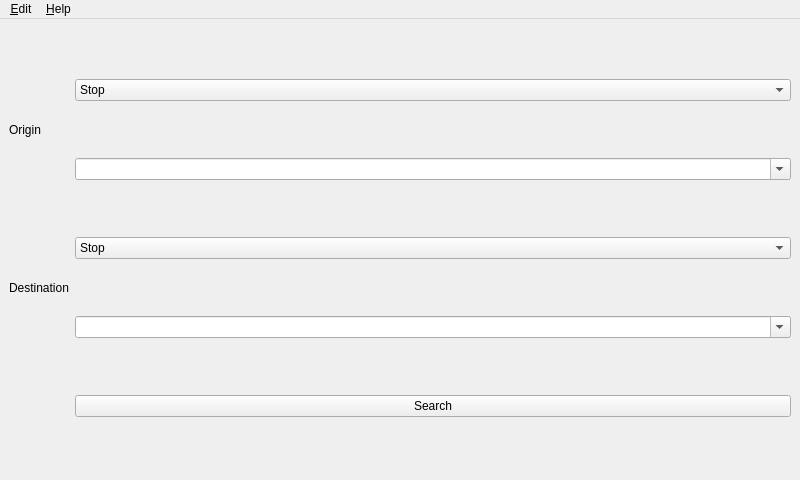
<?xml version="1.0" encoding="UTF-8"?>
<ui version="4.0">
 <class>MainWindow</class>
 <widget class="QMainWindow" name="MainWindow">
  <property name="geometry">
   <rect>
    <x>0</x>
    <y>0</y>
    <width>800</width>
    <height>480</height>
   </rect>
  </property>
  <property name="windowTitle">
   <string>gotoVienna</string>
  </property>
  <widget class="QWidget" name="centralwidget">
   <property name="sizePolicy">
    <sizepolicy hsizetype="Maximum" vsizetype="Maximum">
     <horstretch>0</horstretch>
     <verstretch>0</verstretch>
    </sizepolicy>
   </property>
   <layout class="QGridLayout" name="gridLayout_3">
    <item row="5" column="1">
     <widget class="QPushButton" name="btnSearch">
      <property name="sizePolicy">
       <sizepolicy hsizetype="Expanding" vsizetype="Fixed">
        <horstretch>0</horstretch>
        <verstretch>0</verstretch>
       </sizepolicy>
      </property>
      <property name="text">
       <string>Search</string>
      </property>
     </widget>
    </item>
    <item row="3" column="1">
     <widget class="QComboBox" name="comboDestination">
      <item>
       <property name="text">
        <string>Stop</string>
       </property>
      </item>
      <item>
       <property name="text">
        <string>Address</string>
       </property>
      </item>
      <item>
       <property name="text">
        <string>POI</string>
       </property>
      </item>
     </widget>
    </item>
    <item row="1" column="0" rowspan="2">
     <widget class="QLabel" name="label">
      <property name="sizePolicy">
       <sizepolicy hsizetype="Minimum" vsizetype="Preferred">
        <horstretch>0</horstretch>
        <verstretch>0</verstretch>
       </sizepolicy>
      </property>
      <property name="text">
       <string>Origin</string>
      </property>
     </widget>
    </item>
    <item row="3" column="0" rowspan="2">
     <widget class="QLabel" name="label_2">
      <property name="sizePolicy">
       <sizepolicy hsizetype="Minimum" vsizetype="Preferred">
        <horstretch>0</horstretch>
        <verstretch>0</verstretch>
       </sizepolicy>
      </property>
      <property name="text">
       <string>Destination</string>
      </property>
     </widget>
    </item>
    <item row="2" column="1">
     <widget class="QComboBox" name="editOrigin">
      <property name="sizePolicy">
       <sizepolicy hsizetype="Ignored" vsizetype="Fixed">
        <horstretch>0</horstretch>
        <verstretch>0</verstretch>
       </sizepolicy>
      </property>
      <property name="editable">
       <bool>true</bool>
      </property>
      <property name="insertPolicy">
       <enum>QComboBox::NoInsert</enum>
      </property>
     </widget>
    </item>
    <item row="4" column="1">
     <widget class="QComboBox" name="editDestination">
      <property name="sizePolicy">
       <sizepolicy hsizetype="Ignored" vsizetype="Fixed">
        <horstretch>0</horstretch>
        <verstretch>0</verstretch>
       </sizepolicy>
      </property>
      <property name="editable">
       <bool>true</bool>
      </property>
      <property name="insertPolicy">
       <enum>QComboBox::NoInsert</enum>
      </property>
     </widget>
    </item>
    <item row="1" column="1">
     <widget class="QComboBox" name="comboOrigin">
      <item>
       <property name="text">
        <string>Stop</string>
       </property>
      </item>
      <item>
       <property name="text">
        <string>Address</string>
       </property>
      </item>
      <item>
       <property name="text">
        <string>POI</string>
       </property>
      </item>
     </widget>
    </item>
   </layout>
  </widget>
  <widget class="QMenuBar" name="menubar">
   <property name="geometry">
    <rect>
     <x>0</x>
     <y>0</y>
     <width>800</width>
     <height>25</height>
    </rect>
   </property>
   <widget class="QMenu" name="menuHelp">
    <property name="title">
     <string>&amp;Help</string>
    </property>
    <addaction name="actionAbout"/>
   </widget>
   <widget class="QMenu" name="menuEdit">
    <property name="title">
     <string>&amp;Edit</string>
    </property>
    <addaction name="actionToggle"/>
   </widget>
   <addaction name="menuEdit"/>
   <addaction name="menuHelp"/>
  </widget>
  <action name="actionAbout">
   <property name="text">
    <string>About</string>
   </property>
  </action>
  <action name="actionToggle">
   <property name="text">
    <string>Toggle</string>
   </property>
   <property name="iconText">
    <string>Toggle</string>
   </property>
   <property name="toolTip">
    <string>Toggle</string>
   </property>
   <property name="shortcut">
    <string>Ctrl+T</string>
   </property>
  </action>
 </widget>
 <tabstops>
  <tabstop>editOrigin</tabstop>
  <tabstop>comboOrigin</tabstop>
  <tabstop>editDestination</tabstop>
  <tabstop>comboDestination</tabstop>
  <tabstop>btnSearch</tabstop>
 </tabstops>
 <resources/>
 <connections/>
</ui>
